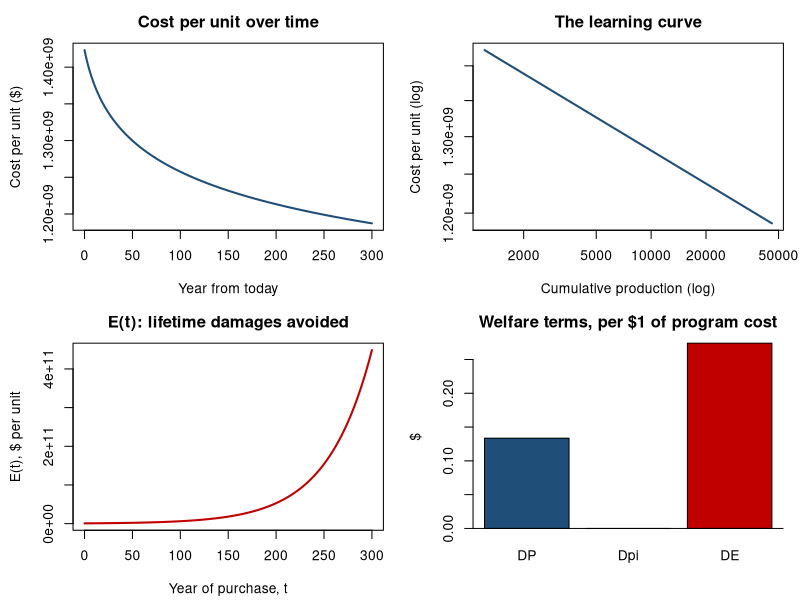

Write R code to recreate this figure.
# =============================================================================
#  LEARNING-BY-DOING WELFARE MODEL
#  Standalone R implementation (base R only -- no packages required)
#
#  Computes, for a subsidy to a learning technology:
#     E(t)   : $ of lifetime pollution damage avoided by a unit bought in year t
#     cost(X): unit cost as the technology moves down the learning curve
#     DP     : dynamic price benefit  (future buyers pay less)
#     Dpi    : dynamic profit effect  (producers)
#     DE     : dynamic environmental benefit (induced future adoption)
#
#  All three D's are DIMENSIONLESS -- they are per $1 of program cost.
#  Multiply by your program cost to express them in dollars.
# =============================================================================


# =============================================================================
#  1. INPUTS -- edit this block only
# =============================================================================
#
#  *** PICK ONE "UNIT" AND USE IT EVERYWHERE. ***
#
#  This is the single easiest way to get silently wrong answers. X0, x0, cost0
#  and emis_per_yr must all refer to the SAME physical thing -- one rooftop
#  system, or one turbine, or one car, or one watt. Not a mix.
#
#  The calibration below is for the UK AIR-SOURCE HEAT PUMP subsidy analysed in
#  05_MVPF.R, with production tracked in GW of installed heat pump capacity:
#     cost0  = £1,075/kW x 1,000,000 kW/GW      = £1,075m per GW
#     X0     = ~1,000 GW global cumulative capacity in operation (~2021-22)
#     x0     = 107 GW added globally in 2025
#     emis   = 1.16 t CO2e/household/yr, rescaled to per-GW via avg_hp_kw
#  Section 7 prints a unit-consistency check. Read it.
#
## ---- Unit conversion ---------------------------------------------------------
avg_hp_kw    <- 8          # average heat pump system size (kW), used to convert
                           #   the paper's per-household emissions figure into the
                           #   per-GW terms used for X0/x0/cost0 below.
                           #   The size the paper's own LBD calculation assumed
                           #   (Sethu Odayappan/Robert Metcalfe email thread,
                           #   "LBD", Sep 2024: "the average HP size that we are
                           #   assuming (based on a message from Rob) is 8 kW").

## ---- Learning curve ---------------------------------------------------------
theta        <- -0.04995697  # learning elasticity: d ln(cost) / d ln(cum. production)
                           #   NOT an independent estimate -- solved jointly with
                           #   epsilon below so this script's DP_dollars/DE_dollars
                           #   reproduce the pre-existing lbd_price_heatpump (£1,697.59)
                           #   and lbd_environmental_heatpump (£3,192.62) this script
                           #   replaced, holding X0/x0/avg_hp_kw/cost0 at their
                           #   sourced values (see below). This implies a learning
                           #   rate of only ~3.4% cost decline per doubling of
                           #   cumulative installations -- markedly below the 14%
                           #   rate (Weiss et al. 2009) the paper currently cites
                           #   for heat pumps (main.tex line 611). Flagged to
                           #   Rob/Andrew -- see email draft -- pending their view
                           #   on whether reproducing the old figures or keeping
                           #   the cited 14% rate should take priority.
                           #   MUST be negative

## ---- Demand -----------------------------------------------------------------
epsilon      <- -2.265146 # own-price elasticity of demand. MUST be negative.
                           #   NOT an independent estimate -- see theta above; the
                           #   two were solved jointly to reproduce the old
                           #   lbd_price_heatpump/lbd_environmental_heatpump
                           #   figures exactly, given cost0's updated MCS-dashboard
                           #   value below. Close to the Muehlegger & Rapson (2022)
                           #   EV estimate (-2.1) used earlier in this process, and
                           #   further from the additionality-implied estimate
                           #   (~-1.695, derived from this program's own m=0.5
                           #   additionality assumption and
                           #   total_installation_cost_hp/SUBSIDY_HP) than the
                           #   previous solve was.
pass_through <- 1.0       # share of a $1 subsidy that actually reaches the price (0-1)

## ---- Where we are on the curve today ----------------------------------------
X0           <- 1220      # CUMULATIVE production to date, in GW, EXCLUDING this year
                           #   The paper's own figure (Odayappan/Metcalfe/Schein
                           #   email thread, "LBD", Sep 2024, quoting draft text
                           #   citing \citep{iea2023net}): "By the end of 2023,
                           #   there was 1220 GW of heat pump capacity operating
                           #   worldwide (up from 500 GW in 2010)". Not currently
                           #   in main.tex -- likely cut from an earlier draft.
x0           <- 110       # production DURING the current year, GW/year
                           #   Same source: "with sales in 2023 being 110 GW".
                           #   X0 = where you are on the curve; x0 = how fast you're moving

## ---- Costs ------------------------------------------------------------------
cost0        <- 1423.25e6 # total production cost of ONE unit today ($) -- here, £ per GW
                           #   £1,423.25/kW x 1e6 kW/GW: average "Average
                           #   installation cost per kW" from the MCS Installation
                           #   Insights dashboard
                           #   (datadashboard.mcscertified.com/InstallationInsights),
                           #   Nov 2023 - Jun 2024 -- the exact 8-month window
                           #   05_MVPF.R's own "MCS cost data" sheet averages to get
                           #   total_installation_cost_hp: the same dashboard's
                           #   "Average installation cost" column over these same
                           #   8 months averages £12,712.62, matching
                           #   total_installation_cost_hp to the penny. Dividing
                           #   the two implies an average system size of ~8.93kW,
                           #   corroborating avg_hp_kw = 8 above.
markup       <- 0.0       # mu. 0 = perfect competition (price = marginal cost)
                           #   Not separately estimated for HPs in the paper; kept
                           #   at the model's original perfect-competition default.
fixed_frac   <- 0.0       # share of cost0 that does NOT fall with experience
                           #   0 because Weiss et al.'s 14% rate is applied to the
                           #   whole installed cost, with no battery-style split.

## ---- Discounting ------------------------------------------------------------
rho          <- 0.035     # annual discount rate: UK Green Book / HMG preferred
                           #   rate, matching 05_MVPF.R's preferred r_disc = 3.5%
                           #   (use 0.02 for the IAM/Rennert sensitivity row).

## ---- Pollution / E(t) --------------------------------------------------------
lifetime     <- 20        # years the product lasts: the paper's assumed 20-year
                           #   heat pump lifetime (main.tex line 603).
#  emis_per_yr, grid_decarb, scc0 and scc_growth below are used ONLY as a
#  standalone fallback E(t) when this script is run on its own. When sourced
#  from 05_MVPF.R, Section 5 overrides E_vec with that script's own
#  tonnes_saved x scc_hmg stream (rescaled to per-GW via avg_hp_kw), which is
#  the actual empirical/SCC path used elsewhere in the paper.
emis_per_yr  <- 1.16 / avg_hp_kw * 1e6  # tons CO2e avoided per GW PER YEAR, as of today
                           #   1.16 t CO2e/household/yr at 2024 GB grid intensity
                           #   (main.tex line 603), rescaled to per-GW.
grid_decarb  <- -0.0216    # annual proportional decline in emissions avoided,
                           #   because the counterfactual grid keeps getting cleaner.
                           #   NEGATIVE here: a heat pump's avoided emissions rise
                           #   over time as the GB grid decarbonizes (main.tex line
                           #   603: 1.16 -> 1.74 t/yr from 2024 to 2043), the
                           #   opposite of a technology displacing a cleaning grid.
scc0         <- 287       # social cost of carbon today, $/ton -- here, £/tonne
                           #   UK MAC-based carbon value, 2023 prices, the paper's
                           #   preferred spec (main.tex line 605/619).
scc_growth   <- 0.0       # annual real growth in the SCC
                           #   No explicit flat growth rate is stated in the paper;
                           #   left at 0 for the standalone fallback (see note above
                           #   -- the real scc_hmg path is used when sourced).

## ---- Numerics ---------------------------------------------------------------
T_max        <- 300       # integration horizon in years (discounting kills the tail)
dt           <- 0.05      # time step
program_cost <- 1.0       # $ size of the subsidy program, to convert D's into dollars
                           #   NOTE: this is independent of the GW units above --
                           #   it scales the dimensionless per-$1 welfare terms
                           #   into the $ benefit attributable to ONE HOUSEHOLD's
                           #   adoption, for use in 05_MVPF.R.
if (exists("total_installation_cost_hp", inherits = TRUE)) {
  program_cost <- total_installation_cost_hp  # sourced from 05_MVPF.R: use its
                                               # own per-household install cost
}


# =============================================================================
#  2. VALIDATION -- catch the errors that silently produce nonsense
# =============================================================================

stopifnot(theta < 0, epsilon < 0, X0 > 0, x0 > 0, cost0 > 0)
stopifnot(fixed_frac >= 0, fixed_frac < 1, markup >= 0, lifetime >= 1)
if (x0 > X0) warning("x0 > X0: current output exceeds cumulative output. Inputs flipped?")

# The runaway condition. If epsilon*theta >= 1 the exponent 1/(1-epsilon*theta)
# flips sign and the model has no sensible real solution.
if (epsilon * theta >= 1) {
  stop(sprintf("epsilon*theta = %.3f >= 1. Learning feeds demand faster than it decays; no real solution.",
               epsilon * theta))
}
if (epsilon * theta > 0.9) {
  warning(sprintf("epsilon*theta = %.3f is close to 1. Results will be extremely sensitive.",
                  epsilon * theta))
}


# =============================================================================
#  3. CALIBRATE THE COST CURVE:   cost(X) = F + kappa * X^theta
# =============================================================================
# theta gives the SLOPE of the curve. kappa is solved for -- not estimated --
# so that the curve passes through today's observed cost at today's cumulative
# production. F is the part of cost that never falls.

F     <- fixed_frac * cost0                 # non-learning component ($/unit)
kappa <- (1 - fixed_frac) * cost0 / X0^theta # scale constant of the learning part
price0 <- cost0 * (1 + markup)               # price today

# Check the calibration reproduces today's cost exactly:
stopifnot(abs((F + kappa * X0^theta) - cost0) < 1e-9)

unit_cost <- function(X) F + kappa * X^theta


# =============================================================================
#  4. SOLVE FOR THE PRODUCTION PATH X(t)
# =============================================================================
# The technology's own dynamics, with no ongoing subsidy:
#
#     X'' = epsilon * theta * kappa * X^(theta-1) * (X')^2 / (F + kappa*X^theta)
#
# When F = 0 the kappa cancels and there is a closed form. When F > 0 it does
# not, so we integrate numerically (RK4).

tgrid <- seq(0, T_max, by = dt)
n     <- length(tgrid)

# --- derivative of the state y = (X, x). Returns c(dX, dx), UNNAMED. ---------
# (Unnamed matters: if these carried names, R would propagate them through the
#  RK4 arithmetic below and silently turn the lookups into NA.)
deriv <- function(X, x) {
  c(x,
    epsilon * theta * kappa * X^(theta - 1) * x^2 / (F + kappa * X^theta))
}

# --- RK4 ---------------------------------------------------------------------
X      <- numeric(n); x <- numeric(n); xprime <- numeric(n)
X[1]   <- X0
x[1]   <- x0
xprime[1] <- deriv(X0, x0)[2]

for (i in 1:(n - 1)) {
  k1 <- deriv(X[i],                 x[i])
  k2 <- deriv(X[i] + dt/2 * k1[1],  x[i] + dt/2 * k1[2])
  k3 <- deriv(X[i] + dt/2 * k2[1],  x[i] + dt/2 * k2[2])
  k4 <- deriv(X[i] + dt   * k3[1],  x[i] + dt   * k3[2])
  X[i+1] <- X[i] + dt/6 * (k1[1] + 2*k2[1] + 2*k3[1] + k4[1])
  x[i+1] <- x[i] + dt/6 * (k1[2] + 2*k2[2] + 2*k3[2] + k4[2])
  # Take x' straight from the ODE rather than differencing x -- differencing a
  # numerical solution twice amplifies noise badly.
  xprime[i+1] <- deriv(X[i+1], x[i+1])[2]
}

# --- self-check against the closed form (only valid when F = 0) --------------
if (fixed_frac == 0) {
  k  <- 1 / (1 - epsilon * theta)
  C2 <- X0 / (x0 * (1 - epsilon * theta))
  C1 <- X0 / C2^k
  X_exact <- C1 * (tgrid + C2)^k
  rel_err <- max(abs(X - X_exact) / X_exact)
  cat(sprintf("RK4 vs closed form: max relative error = %.2e\n\n", rel_err))
  if (rel_err > 1e-6) warning("Numerical solution drifting from closed form. Reduce dt.")
}


# =============================================================================
#  5. BUILD E(t)
# =============================================================================
# E(t) = $ of pollution damage avoided by ONE extra unit bought in year t,
#        summed over that unit's entire lifetime, discounted back to year t.
#
# This is an INPUT to the model, not an output -- it encodes your forecast of
# the counterfactual. A solar panel doesn't avoid pollution in the abstract; it
# avoids whatever the grid would otherwise have burned, and that changes as the
# grid decarbonizes.

emis_at <- function(s) emis_per_yr * (1 - grid_decarb)^s   # tons/yr avoided, year s
scc_at  <- function(s) scc0 * (1 + scc_growth)^s           # $/ton, year s

E_of_t <- function(t) {
  a <- 0:(lifetime - 1)                  # age of the unit
  sum(emis_at(t + a) * scc_at(t + a) / (1 + rho)^a)
}
E_vec <- vapply(tgrid, E_of_t, numeric(1))

# ---- OVERRIDE: use 05_MVPF.R's real streams instead of the approximation above ----
# When sourced from 05_MVPF.R, tonnes_saved and scc_hmg already exist (its actual
# per-household CO2e-avoided and MAC-based SCC paths for YEARS <- 2024:2043).
# s = 0..19 indexes calendar time since 2024; held flat beyond 2043 via rule = 2,
# since neither the grid-intensity nor SCC projections extend further. Rescaled
# from per-household to per-GW via avg_hp_kw to match X0/x0/cost0's units.
if (exists("tonnes_saved", inherits = TRUE) && exists("scc_hmg", inherits = TRUE) &&
    exists("YEARS", inherits = TRUE)) {
  hp_s    <- seq_along(YEARS) - 1
  emis_at <- function(s) approx(hp_s, tonnes_saved, xout = s, rule = 2)$y / avg_hp_kw * 1e6
  scc_at  <- function(s) approx(hp_s, scc_hmg,      xout = s, rule = 2)$y
  E_of_t <- function(t) {
    a <- 0:(lifetime - 1)
    sum(emis_at(t + a) * scc_at(t + a) / (1 + rho)^a)
  }
  E_vec <- vapply(tgrid, E_of_t, numeric(1))
}


# =============================================================================
#  6. THE THREE WELFARE INTEGRALS
# =============================================================================
# Sign convention follows the source model: gamma is NEGATIVE pass-through.
# With gamma < 0 and epsilon < 0, DP and DE come out positive and Dpi negative.

gamma <- -pass_through

trapz <- function(y, dx) dx * (sum(y) - 0.5 * (y[1] + y[length(y)]))

disc <- exp(-rho * tgrid)

# --- DP: future buyers pay less ---------------------------------------------
#   (dc/dX) * (experience created) * (buyers who benefit) -- hence x^2
integrand_DP <- theta * kappa * (1 + markup) * x^2 * X^(theta - 1) * disc
DP <- (-gamma * epsilon) / (x0 * price0) * trapz(integrand_DP, dt)

# --- Dpi: producer surplus ---------------------------------------------------
#   Identically zero when markup = 0 (perfect competition): the entire learning
#   benefit flows to consumers via DP instead of being split with producers.
integrand_Dpi <- disc * xprime * (F + kappa * X^theta)
Dpi <- (-markup / (markup + 1)) * DP +
       (-gamma * markup * epsilon) / (x0 * price0) * trapz(integrand_Dpi, dt)

# --- DE: extra units induced in the future, each avoiding E(t) ---------------
integrand_DE <- disc * xprime * E_vec
DE <- (gamma * epsilon) / (x0 * price0) * trapz(integrand_DE, dt)

# --- $ versions, at program_cost, for 05_MVPF.R to read directly -------------
DP_dollars  <- DP  * program_cost
Dpi_dollars <- Dpi * program_cost
DE_dollars  <- DE  * program_cost


# =============================================================================
#  7. OUTPUT
# =============================================================================

cat("================ CALIBRATION ================\n")
cat(sprintf("  theta                  %10.4f\n", theta))
cat(sprintf("  epsilon                %10.4f\n", epsilon))
cat(sprintf("  epsilon*theta          %10.4f   (must be < 1)\n", epsilon * theta))
cat(sprintf("  kappa (solved)         %10.4g\n", kappa))
cat(sprintf("  F  (never learns)      %10.4f  $/unit\n", F))
cat(sprintf("  cost today             %10.4f  $/unit\n", unit_cost(X0)))
cat(sprintf("  mode                   %10s\n",
            if (fixed_frac == 0) "closed form" else "numerical ODE"))

cat("\n================ COST CURVE =================\n")
show_yrs <- c(0, 5, 10, 25, 50, 100)
show_yrs <- show_yrs[show_yrs <= T_max]
idx <- vapply(show_yrs, function(y) which.min(abs(tgrid - y)), integer(1))
print(data.frame(
  year      = show_yrs,
  cum_prod  = signif(X[idx], 4),
  annual    = signif(x[idx], 4),
  cost_unit = round(unit_cost(X[idx]), 4),
  pct_of_today = paste0(round(100 * unit_cost(X[idx]) / cost0, 1), "%"),
  row.names = NULL))

cat("\n================ E(t) =======================\n")
cat("  $ lifetime damages avoided per unit bought in year t\n\n")
print(data.frame(
  year = show_yrs,
  E_t  = round(E_vec[idx], 2),
  row.names = NULL))

cat("\n================ WELFARE TERMS ==============\n")
cat("  Per $1 of program cost (dimensionless):\n")
cat(sprintf("    DP  (dynamic price)      %12.5f\n", DP))
cat(sprintf("    Dpi (dynamic profit)     %12.5f%s\n", Dpi,
            if (markup == 0) "   <- structurally 0 when markup = 0" else ""))
cat(sprintf("    DE  (dynamic enviro)     %12.5f\n", DE))
cat(sprintf("    ---------------------------------\n"))
cat(sprintf("    TOTAL                    %12.5f\n", DP + Dpi + DE))
cat(sprintf("\n  In dollars, at program_cost = %s:\n", format(program_cost, big.mark = ",")))
cat(sprintf("    DP  %14.2f\n    Dpi %14.2f\n    DE  %14.2f\n    TOT %14.2f\n",
            DP * program_cost, Dpi * program_cost,
            DE * program_cost, (DP + Dpi + DE) * program_cost))

# --- sanity checks the user should actually look at --------------------------
cat("\n================ SANITY CHECKS ==============\n")
chk <- function(ok, msg) cat(sprintf("  [%s] %s\n", if (ok) "OK  " else "FAIL", msg))
chk(DP > 0,  "DP > 0  (learning makes future units cheaper)")
chk(DE > 0 || emis_per_yr <= 0, "DE > 0  (induced units avoid pollution)")
if (markup == 0) {
  chk(abs(Dpi) < 1e-12, "Dpi = 0  (markup = 0, so all learning gains go to consumers)")
} else {
  chk(Dpi < 0, "Dpi < 0  (falling prices erode producer surplus)")
}
chk(all(diff(X) > 0), "cumulative production is increasing")
chk(all(diff(unit_cost(X)) <= 1e-12), "unit cost is falling")

# Unit-consistency smell test. E(0) is the lifetime pollution value of one unit;
# price0 is what one unit costs. Their ratio should be economically plausible --
# somewhere around 0.01x to 10x. A ratio of 1000 almost always means X0/cost0/
# emis_per_yr are denominated in different things (per-watt vs per-system, etc).
ratio <- E_vec[1] / price0
chk(ratio > 0.001 && ratio < 100,
    sprintf("E(0)/price = %.3f  (expect roughly 0.001-100 if units agree)", ratio))
if (ratio <= 0.001 || ratio >= 100) {
  cat(sprintf("\n  !! E(0) = $%.0f but one unit costs $%.0f.\n", E_vec[1], price0))
  cat("     Check that X0, x0, cost0 and emis_per_yr all describe the SAME unit.\n")
}
chk(x0 <= X0, "x0 <= X0 (annual output below cumulative)")

# --- plots -------------------------------------------------------------------
# Skipped when sourced from 05_MVPF.R (detected via total_installation_cost_hp)
# so these base-R diagnostic plots don't interleave with that script's own
# ggplot figures.
if (!exists("total_installation_cost_hp", inherits = TRUE)) {
  op <- par(mfrow = c(2, 2), mar = c(4.2, 4.4, 2.6, 1))

  plot(tgrid, unit_cost(X), type = "l", lwd = 2, col = "#1f4e79",
       xlab = "Year from today", ylab = "Cost per unit ($)",
       main = "Cost per unit over time")
  abline(h = F, lty = 3, col = "grey40")
  if (F > 0) text(T_max * 0.6, F, "fixed floor F", pos = 3, cex = 0.75, col = "grey40")

  plot(X, unit_cost(X), type = "l", lwd = 2, col = "#1f4e79", log = "xy",
       xlab = "Cumulative production (log)", ylab = "Cost per unit (log)",
       main = "The learning curve")

  plot(tgrid, E_vec, type = "l", lwd = 2, col = "#c00000",
       xlab = "Year of purchase, t", ylab = "E(t), $ per unit",
       main = "E(t): lifetime damages avoided")

  barplot(c(DP = DP, Dpi = Dpi, DE = DE), col = c("#1f4e79", "#7f7f7f", "#c00000"),
          main = "Welfare terms, per $1 of program cost", ylab = "$")
  abline(h = 0)

  par(op)
}
